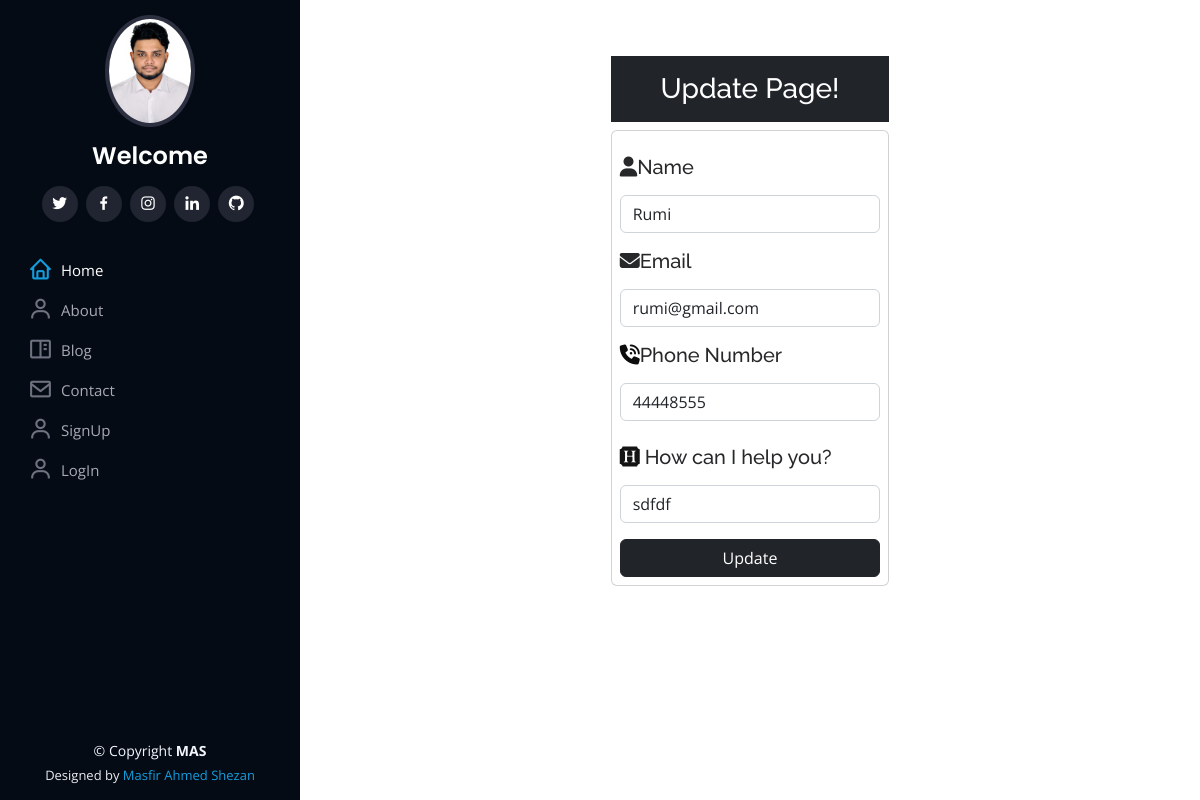
Page /update/25/ on the committed database.
### portfolio/models.py (models this page shows, shortened)
class Contact(models.Model):
    name = models.CharField(max_length=30)
    email = models.EmailField(max_length=30)
    phonenumber = models.CharField(max_length=15)
    description = models.TextField()
    timeStamp = models.DateTimeField(auto_now_add=True,blank=True)

### portfolio/views.py (the view)
# urls.py: path('update/<int:id>/', views.update, name='update'),
def update(request,id):
    contact_object_id = Contact.objects.get(id=id)
    update_form = ContactForm(instance=contact_object_id)
    if request.method == "POST":
        update_form = ContactForm(request.POST, instance=contact_object_id)
        if update_form.is_valid():
            update_form.save()
            messages.success(request, "Thanks for updating!")
            return redirect('contact_details')
    context={
        'update_form': update_form
    }
    return render(request,"update_page.html",context)

### portfolio/forms.py
class  ContactForm(forms.ModelForm):
    name = forms.CharField(widget=forms.TextInput(attrs={
        'class':'form-control'
    }))
    email = forms.CharField(widget=forms.EmailInput(attrs={
        'class': 'form-control',
    }))
    phonenumber = forms.IntegerField(widget=forms.NumberInput(attrs={
        'class': 'form-control'
    }))
    description = forms.CharField(widget=forms.TextInput(attrs={
        'class': 'form-control'
    }))
    class Meta:
        model = Contact
        fields = ['name','email','phonenumber','description']

### templates/update_page.html (shortened to what this page needs)
{% extends "basic.html" %}
{% block stylecss %}
<link rel="stylesheet" href="https://cdnjs.cloudflare.com/ajax/libs/font-awesome/6.4.0/css/all.min.css"
integrity="sha512-iecdLmaskl7CVkqkXNQ/ZH/XLlvWZOJyj7Yy7tcenmpD1ypASozpmT/E0iPtmFIB46ZmdtAc9eNBvH0H/ZpiBw=="
crossorigin="anonymous" />
{% endblock stylecss %}
{% block body %}
<div class="container mt-4 p-2">
  <div class="row">
    <div class="col-md-4"></div>
    <div class="col-md-4">
      <br>
      <h3 class="text-white bg-dark text-center p-3">Update Page!</h3>
      <div class="card p-2">
        <form action="" method="post">
        <div class="form-group">
          <h5>
            <label class="form-label  mt-3" for="form3Example4cd"><i class="fa fa-user"></i>Name</label>
          </h5>
          {{update_form.name}}
        </div>
        <div class="form-group">
          <h5>
            <label class="form-label  mt-3" for="form3Example4cd"><i class="fa fa-envelope"></i>Email</label>
          </h5>
          {{update_form.email}}
        </div>
        <div class="form-group">
          <h5>
            <label class="form-label  mt-3" for="form3Example4cd"><i class="fa-solid fa-phone-volume" style="color: #0d0d0d;"></i>Phone Number</label>
          </h5>
          {{update_form.phonenumber}}
        </div>
        <div class="form-group pt-2">
          <h5>
            <label class="form-label mt-3" for="form3Example4cd"><i class="fa-brands fa-hire-a-helper" style="color: #141414;"></i> How can I help you? </label>
          </h5>
          {{update_form.description}}
        </div>
        <div class="d-grid gap-2 mt-3">
          <button type="submit" class="btn btn-dark">Update</button>
        </div>
      </form>
      </div>
    </div>
    <div class="col-md-4"></div>
  </div>
</div>
{% endblock body %}

### static/assets/css/style.css (style rules this page uses)
body { font-family: "Open Sans", sans-serif; color: #272829; }
h1, h2, h3, h4, h5, h6 { font-family: "Raleway", sans-serif; }

### rows in the picture
Contact: name "Rumi", email "rumi@gmail.com", phonenumber "44448555", description "sdfdf"
